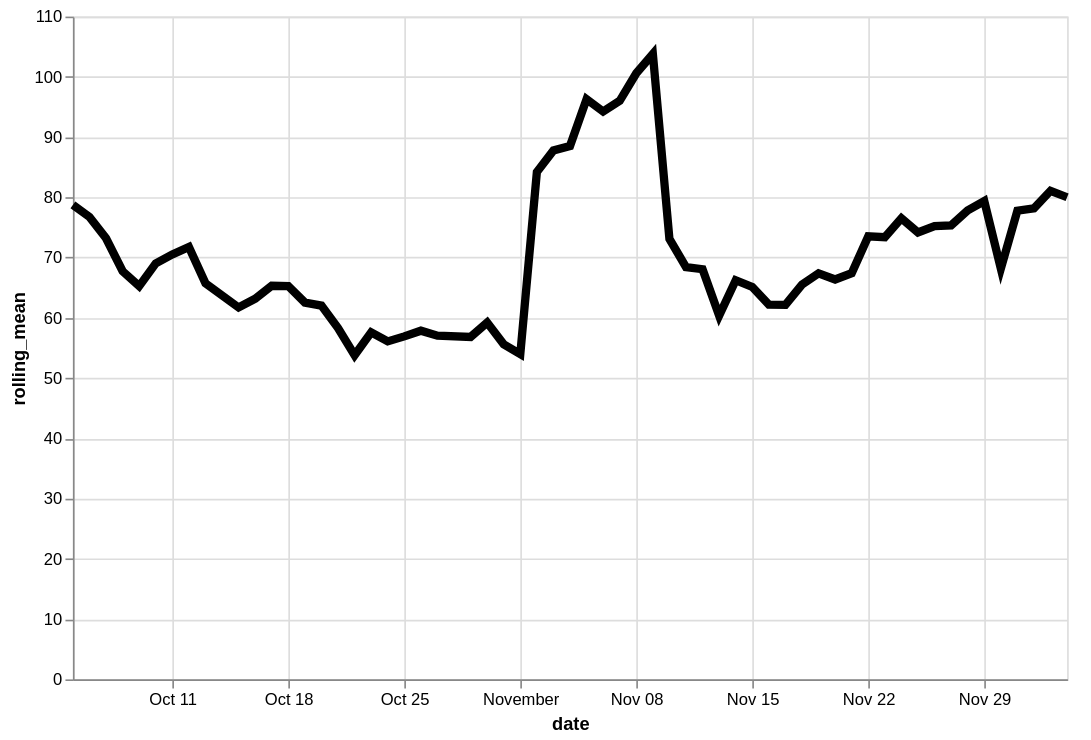

Express this chart as Vega-Lite.
### Vega-Lite specification from a JSON file in a GitHub repository (floating-point values rounded to 4 significant figures)
{"config": {"view": {"continuousWidth": 400, "continuousHeight": 300}}, "data": {"name": "data-fab6d59b7f38de7e0980e4727b4a09d9"}, "mark": {"type": "line", "color": "black", "size": 5}, "encoding": {"x": {"type": "temporal", "field": "date"}, "y": {"type": "quantitative", "field": "rolling_mean"}}, "height": 400, "transform": [{"window": [{"op": "mean", "field": "log_price", "as": "rolling_mean"}], "frame": [-4, 3]}], "width": 600, "$schema": "https://vega.github.io/schema/vega-lite/v4.8.1.json", "datasets": {"data-fab6d59b7f38de7e0980e4727b4a09d9": [{"date": "2020-10-05", "log_price": 50.0}, {"date": "2020-10-06", "log_price": 50.0}, {"date": "2020-10-07", "log_price": 65.0}, {"date": "2020-10-08", "log_price": 150.0}, {"date": "2020-10-09", "log_price": 68.75}, {"date": "2020-10-10", "log_price": 55.42}, {"date": "2020-10-11", "log_price": 35.0}, {"date": "2020-10-12", "log_price": 47.86}, {"date": "2020-10-13", "log_price": 80.25}, {"date": "2020-10-15", "log_price": 62.0}, {"date": "2020-10-16", "log_price": 74.89}, {"date": "2020-10-17", "log_price": 101.7}, {"date": "2020-10-18", "log_price": 36.66}, {"date": "2020-10-19", "log_price": 67.0}, {"date": "2020-10-20", "log_price": 52.25}, {"date": "2020-10-21", "log_price": 47.5}, {"date": "2020-10-22", "log_price": 58.33}, {"date": "2020-10-23", "log_price": 57.9}, {"date": "2020-10-24", "log_price": 45.06}, {"date": "2020-10-25", "log_price": 65.71}, {"date": "2020-10-26", "log_price": 67.0}, {"date": "2020-10-27", "log_price": 55.0}, {"date": "2020-10-29", "log_price": 58.89}, {"date": "2020-10-30", "log_price": 55.0}, {"date": "2020-10-31", "log_price": 51.71}, {"date": "2020-11-01", "log_price": 56.25}, {"date": "2020-11-02", "log_price": 64.17}, {"date": "2020-11-03", "log_price": 36.75}, {"date": "2020-11-04", "log_price": 54.17}, {"date": "2020-11-05", "log_price": 296.7}, {"date": "2020-11-06", "log_price": 87.5}, {"date": "2020-11-07", "log_price": 61.0}, {"date": "2020-11-08", "log_price": 113.8}, {"date": "2020-11-09", "log_price": 40.0}, {"date": "2020-11-10", "log_price": 78.33}, {"date": "2020-11-11", "log_price": 73.33}, {"date": "2020-11-12", "log_price": 79.8}, {"date": "2020-11-13", "log_price": 51.0}, {"date": "2020-11-14", "log_price": 50.17}, {"date": "2020-11-15", "log_price": 58.11}, {"date": "2020-11-16", "log_price": 52.14}, {"date": "2020-11-17", "log_price": 87.0}, {"date": "2020-11-18", "log_price": 69.38}, {"date": "2020-11-19", "log_price": 50.0}, {"date": "2020-11-20", "log_price": 79.44}, {"date": "2020-11-21", "log_price": 78.0}, {"date": "2020-11-22", "log_price": 65.0}, {"date": "2020-11-23", "log_price": 50.0}, {"date": "2020-11-24", "log_price": 60.54}, {"date": "2020-11-25", "log_price": 135.9}, {"date": "2020-11-26", "log_price": 68.18}, {"date": "2020-11-27", "log_price": 75.0}, {"date": "2020-11-28", "log_price": 60.71}, {"date": "2020-11-29", "log_price": 86.45}, {"date": "2020-11-30", "log_price": 66.0}, {"date": "2020-12-01", "log_price": 69.78}, {"date": "2020-12-02", "log_price": 72.9}, {"date": "2020-12-03", "log_price": 46.39}, {"date": "2020-12-04", "log_price": 145.0}]}}
